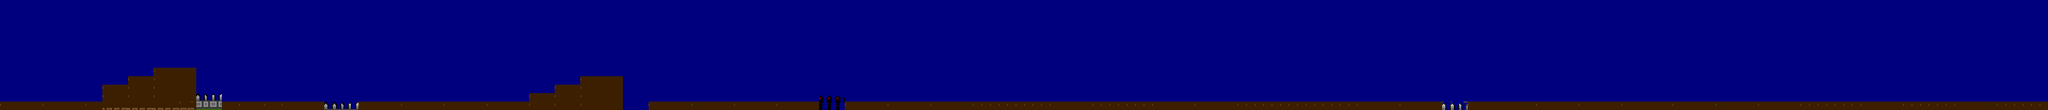

Tiled map render using the project's own tile images. Description and the map definition, with tile-layer contents summarised, below:
An orthogonal 240x13 tile map with 16x16 px tiles, 2 tile layers (backgroud, graphics) and 16 objects.

<map version="1.2" tiledversion="1.2.3" orientation="orthogonal" renderorder="right-down" width="240" height="13" tilewidth="16" tileheight="16" infinite="0" nextlayerid="5" nextobjectid="26">
 <tileset firstgid="1" source="mappaprova.tsx" />
 <layer id="1" name="backgroud" width="240" height="13">
  <data>[3120 cells, 3120 non-empty, 1 distinct tile ids]</data>
 </layer>
 <layer id="2" name="graphics" width="240" height="13">
  <data>[3120 cells, 302 non-empty, 20 distinct tile ids]</data>
 </layer>
 <objectgroup id="3" name="ground">
  <object id="4" x="-1" y="194" width="369" height="13" />
  <object id="5" x="193" y="161" width="175" height="30" />
  <object id="7" x="241" y="145" width="126" height="14" />
  <object id="9" x="288" y="130" width="80" height="13" />
  <object id="10" x="415" y="193" width="196" height="15" />
  <object id="11" x="672" y="193" width="496" height="14" />
  <object id="13" x="993" y="177" width="175" height="14" />
  <object id="14" x="1040" y="161" width="128" height="14" />
  <object id="15" x="1088" y="145" width="80" height="13" />
  <object id="16" x="1216" y="193" width="321" height="14" />
  <object id="18" x="1584" y="194" width="1118" height="15" />
  <object id="21" x="2753" y="193" width="1088" height="15" />
 </objectgroup>
 <objectgroup id="4" name="spikes">
  <object id="22" x="369" y="178" width="46" height="29" />
  <object id="23" x="610" y="193" width="62" height="15" />
  <object id="24" x="1537" y="179" width="47" height="30" />
  <object id="25" x="2702" y="194" width="51" height="14" />
 </objectgroup>
</map>
